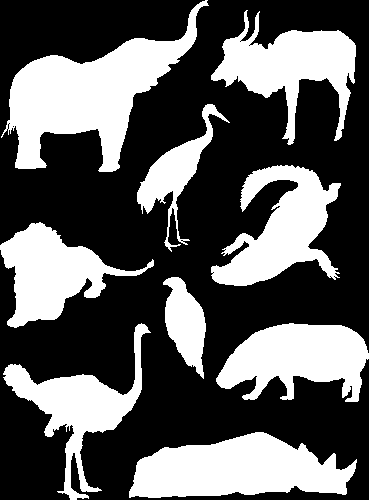
#> input picture practicasExtra/animales.png, 369 x 500 px
$ jupyter execute etiquetas.ipynb
#> lines starting #> are read from the running program, lines starting #| are printed output that depends on the picture; after the words box and inside, x2 and y2 are one past the last pixel; in counts of white or black regions, pixels touching at a corner belong together
[cell 1]
import cv2
import numpy as np
from matplotlib import pyplot as plt #pa plotear


# Read the image
figura = cv2.imread('animales.png')
#> figura is the input picture: shape (500, 369, 3); 35.9% white; 9 white regions, largest, box (x1, y1, x2, y2) and area: (1, 0, 209, 172) 13146, (129, 432, 357, 498) 10201, (211, 165, 341, 286) 7951

# Convert the image to grayscale
gray = cv2.cvtColor(figura, cv2.COLOR_BGR2GRAY)
#> gray: shape (500, 369); 35.9% white; 9 white regions

# Apply a threshold to segment the image
ret, thresh = cv2.threshold(gray, 0, 255, cv2.THRESH_BINARY)

# Find the contours in the image
contours, hierarchy = cv2.findContours(thresh, cv2.RETR_EXTERNAL, cv2.CHAIN_APPROX_SIMPLE)
#> contours = 9 contours; largest, box (x1, y1, x2, y2) and area: (1, 0, 209, 172) 12782, (129, 432, 357, 498) 9934, (211, 165, 341, 286) 7615, (216, 323, 369, 402) 7552, (211, 10, 356, 145) 7474

# Draw the contours on a black background
color_seg = np.zeros_like(figura)
for i, contour in enumerate(contours):
    cv2.drawContours(color_seg, contours, i, (0, 0, i*30), -1)
#> this loop made 9 passes
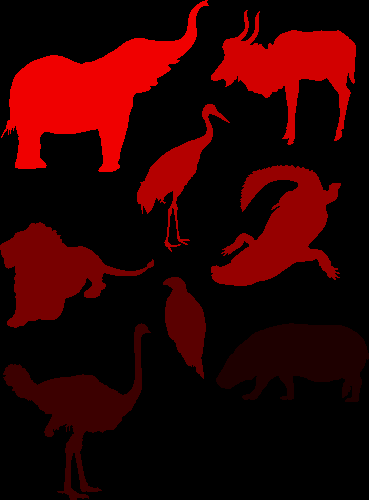
#> color_seg: shape (500, 369, 3); mean of channels 0, 1, 2 0, 0, 44.8; drawn as B, G, R

# Display the segmented image
# cv2.imshow('Color Segmentation', color_seg)
# cv2.waitKey(0)
plt.imshow(color_seg)

[cell 2]
import cv2

# Lee la imagen
imagen = figura

# Convierte la imagen a escala de grises
gris = cv2.cvtColor(imagen, cv2.COLOR_BGR2GRAY)

# Aplica un filtro de suavizado para reducir el ruido
suavizado = cv2.GaussianBlur(gris, (5, 5), 0)
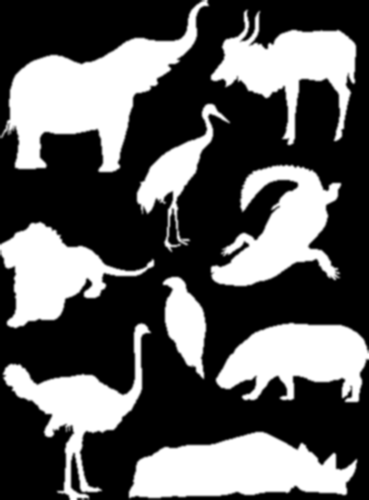
#> suavizado: shape (500, 369); min 0, max 255, mean 91.7

# Detecta los bordes en la imagen suavizada utilizando el algoritmo Canny
bordes = cv2.Canny(suavizado, 30, 150)
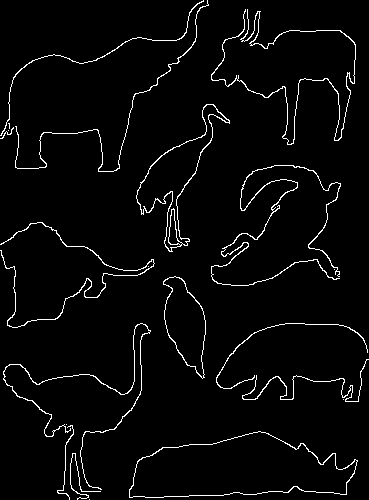
#> bordes: shape (500, 369); 3.3% white in thin lines or dots

# Muestra el contorno de la imagen
# cv2.imshow('Contorno', bordes)
# cv2.waitKey(0)
# cv2.destroyAllWindows()
plt.imshow(bordes,cmap="gray",vmin=0,vmax=255)

$ run again, with practicasExtra/avion.png copied over practicasExtra/animales.png
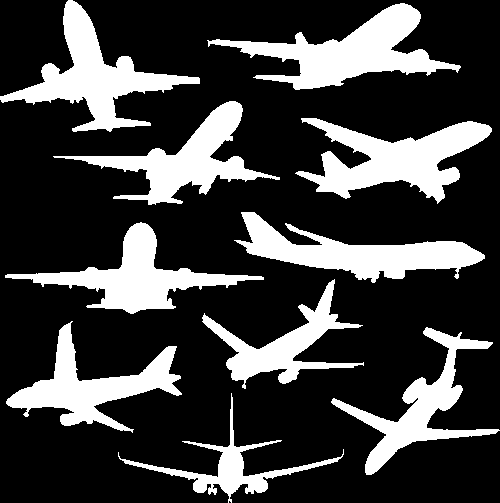
#> input picture practicasExtra/avion.png, 500 x 503 px
#> figura is the input picture: shape (503, 500, 3); 24.6% white; 10 white regions, largest, box (x1, y1, x2, y2) and area: (207, 3, 461, 90) 7814, (295, 118, 492, 204) 7650, (0, 0, 200, 132) 7419
#> gray: shape (503, 500); 24.6% white; 10 white regions
#> contours = 10 contours; largest, box (x1, y1, x2, y2) and area: (207, 3, 461, 90) 7442, (295, 118, 492, 204) 7308, (0, 0, 200, 132) 7051, (234, 212, 485, 283) 6560, (5, 222, 264, 314) 6065
#> the loop `for i, contour in enumerate(contours):` made 10 passes
#> after the loop `for i, contour in enumerate(contours):`:
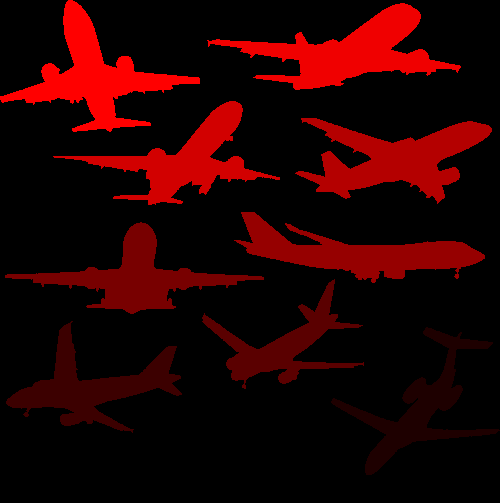
#> color_seg: shape (503, 500, 3); mean of channels 0, 1, 2 0, 0, 36.7; drawn as B, G, R
#> `bordes = cv2.Canny(suavizado, 30, 150)`:
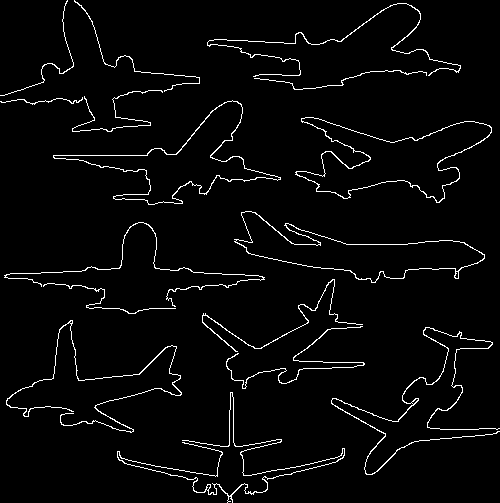
#> bordes: shape (503, 500); 3.2% white in thin lines or dots

$ run again, with practicasExtra/frutas.png copied over practicasExtra/animales.png
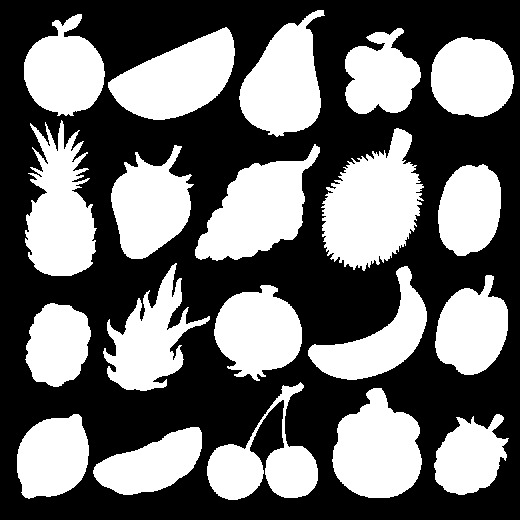
#> input picture practicasExtra/frutas.png, 520 x 520 px
#> figura is the input picture: shape (520, 520, 3); 42.7% white; 20 white regions, largest, box (x1, y1, x2, y2) and area: (321, 128, 424, 271) 9210, (195, 144, 320, 261) 7656, (25, 120, 97, 276) 7299
#> gray: shape (520, 520); 42.7% white; 20 white regions
#> contours = 20 contours; largest, box (x1, y1, x2, y2) and area: (321, 128, 424, 271) 8852, (195, 144, 320, 261) 7462, (25, 120, 97, 276) 6916, (108, 27, 235, 120) 6904, (332, 388, 422, 498) 6876
#> the loop `for i, contour in enumerate(contours):` made 20 passes
#> after the loop `for i, contour in enumerate(contours):`:
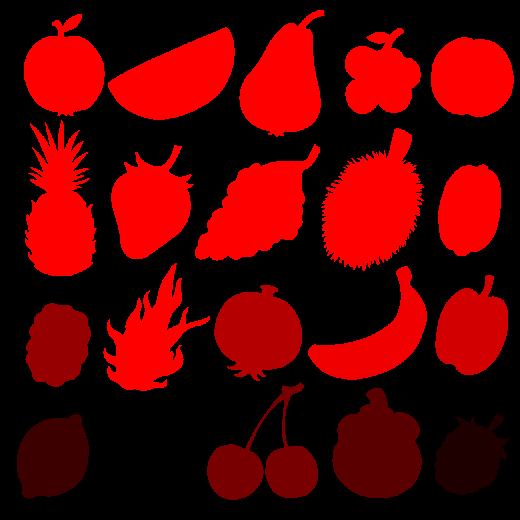
#> color_seg: shape (520, 520, 3); mean of channels 0, 1, 2 0, 0, 86.5; drawn as B, G, R
#> `bordes = cv2.Canny(suavizado, 30, 150)`:
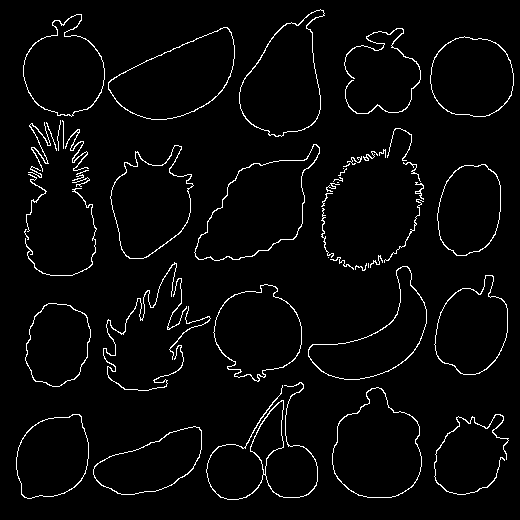
#> bordes: shape (520, 520); 3.3% white in thin lines or dots
